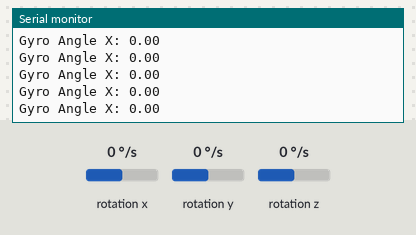
Simulated run of this sketch. Board: Arduino Uno, built with avr-gcc and run on an emulated ATmega328P. Shown: the last lines printed to the serial monitor. Wiring (inferred from the names in the program): MPU-6050 motion sensor at I2C address 0x68. The test bench sets the inputs (shaded band); at power-on: rotation x 0 °/s, rotation y 0 °/s, rotation z 0 °/s.

Above: at 1.2 s.
1.3 s: rotation x set to -192 °/s
At 2.1 s:
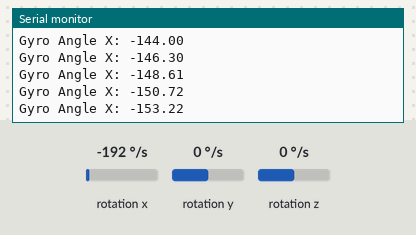
2.8 s: rotation x set to -100 °/s
At 3.4 s:
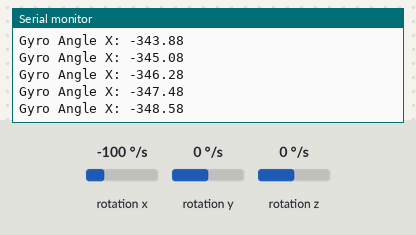
Timing chart, 0 to 5.8 s (numbered marks = the images above; inputs shaded):
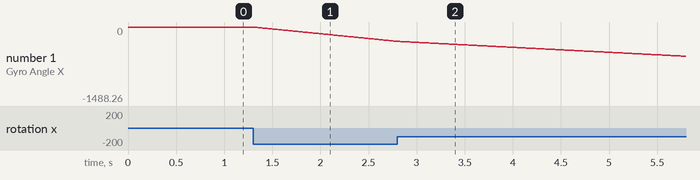

Measured:
- after the input at 1.3 s, the serial monitor: prints a new line at once (image 1)
- plotted number 1: 0 → -288.58 after the input at 1.3 s

The sketch:

AeroINS_Day4_GyroDrift.ino
```cpp
#include <Wire.h>

const int MPU_ADDR = 0x68; // Standard I2C address for the sensor (e.g., MPU6050)

// Time tracking variables
unsigned long previousTime = 0;

// Variables to store the accumulated angles
float gyroAngleX = 0.0;
float gyroAngleY = 0.0;
float gyroAngleZ = 0.0;

void setup() {
  Serial.begin(115200);
  Wire.begin();

  // Wake up the sensor
  Wire.beginTransmission(MPU_ADDR);
  Wire.write(0x6B); // Power management register
  Wire.write(0x00); // Set to 0 to wake the sensor up
  Wire.endTransmission(true);
}

void loop() {
  // 1. Calculate time differential (dt)
  unsigned long currentTime = millis();
  float dt = (currentTime - previousTime) / 1000.0; // Convert to seconds
  previousTime = currentTime;

  // 2. Request 6 registers starting from 0x43 (Gyroscope data)
  Wire.beginTransmission(MPU_ADDR);
  Wire.write(0x43); // Starting register for Gyro X
  Wire.endTransmission(false);
  Wire.requestFrom(MPU_ADDR, 6, true);

  // 3. Read the 6 registers and combine high and low bytes using bitwise operations
  int16_t gyroX = Wire.read() << 8 | Wire.read();
  int16_t gyroY = Wire.read() << 8 | Wire.read();
  int16_t gyroZ = Wire.read() << 8 | Wire.read();

  // 4. Convert raw data to degrees per second (dps)
  float dpsX = gyroX / 131.0;
  float dpsY = gyroY / 131.0;
  float dpsZ = gyroZ / 131.0;

  // 5. Integrate velocity to find the angle
  gyroAngleX = gyroAngleX + (dpsX * dt);
  gyroAngleY = gyroAngleY + (dpsY * dt);
  gyroAngleZ = gyroAngleZ + (dpsZ * dt);

  // 6. Print gyroAngleX to Serial Monitor to observe the drift
  Serial.print("Gyro Angle X: ");
  Serial.println(gyroAngleX);

  // Small delay to avoid saturating the Serial output
  delay(10);
}
```
